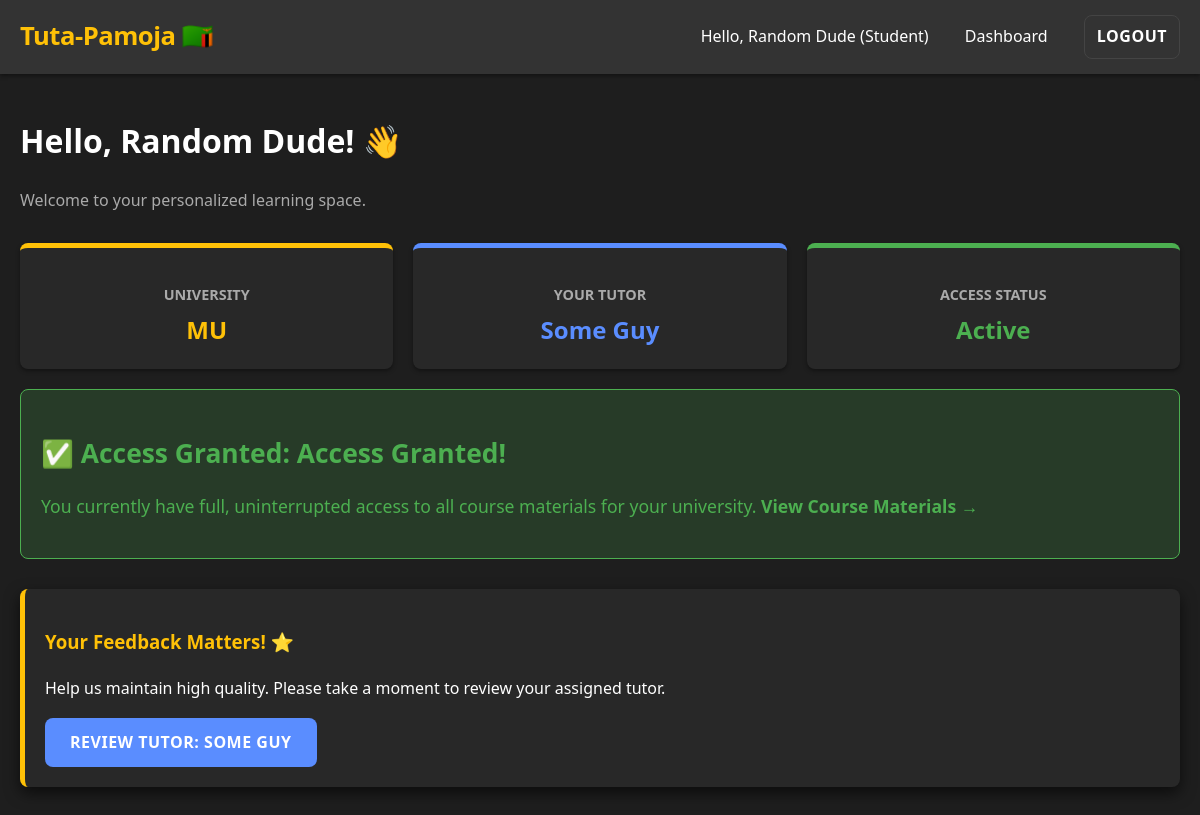
Screenshot of /student/dashboard (signed in) with the database file from the repository.
### models.py (models this page shows, shortened)
class User(UserMixin, db.Model):
    __tablename__ = 'Users'
    id = db.Column(db.Integer, primary_key=True)
    username = db.Column(db.String(80), unique=True, nullable=False)
    password_hash = db.Column(db.String(128), nullable=False)
    email = db.Column(db.String(120), unique=True)
    full_name = db.Column(db.String(120), nullable=False)
    role = db.Column(db.String(20), nullable=False) # 'Admin', 'Tutor', or 'Student'
    tutor_id = db.Column(db.Integer, db.ForeignKey('Users.id')) # Student's assigned Tutor (Requirement 1.3.5)
    university_id = db.Column(db.Integer, db.ForeignKey('Universities.id')) # Student's university (Requirement 1.2.1)
    university = db.relationship('University', backref='students', lazy=True)
    is_approved = db.Column(db.Boolean, nullable=False, default=False)
    is_paid_current_month = db.Column(db.Boolean, nullable=False, default=False)
    created_at = db.Column(db.DateTime, default=datetime.utcnow)
    students_assigned = db.relationship('User', foreign_keys=[tutor_id], backref=db.backref('assigned_tutor', remote_side=[id]), lazy='dynamic')
    payments_made = db.relationship('Payment', foreign_keys='Payment.student_id', backref='student', lazy='dynamic')
    payments_received = db.relationship('Payment', foreign_keys='Payment.tutor_id', backref='tutor', lazy='dynamic')
    reviews_given = db.relationship('TutorReview', foreign_keys='TutorReview.student_id', backref='reviewer', lazy='dynamic')
    reviews_received = db.relationship('TutorReview', foreign_keys='TutorReview.tutor_id', backref='tutor_profile', lazy='dynamic')
    uploaded_documents = db.relationship('Document', backref='uploader_tutor', lazy='dynamic')
    def is_content_authorized(self):
        if self.role == ROLES['Student']:
            return self.is_approved and self.is_paid_current_month
        return True # Tutors/Admins always have access for their roles

class University(db.Model, UserMixin):
    __tablename__ = 'Universities'
    id = db.Column(db.Integer, primary_key=True)
    name = db.Column(db.String(80), unique=True, nullable=False)
    categories = db.relationship('Category', backref='university', lazy=True)

### main_routes.py (the view)
@main.route('/student/dashboard')
@login_required
def student_dashboard():
    if current_user.role != ROLES['Student']:
        flash('Access denied.', 'danger')
        return redirect(url_for('main.index'))
    access_status = "Access Granted!" if current_user.is_content_authorized() else "Pending Tutor Approval/Payment."
    return render_template('student_dashboard.html', access_status=access_status)

### templates/student_dashboard.html (shortened to what this page needs)
{% extends "base.html" %}
{% block content %}
    <h1>Hello, {{ current_user.full_name }}! 👋</h1>
    <p style="color: var(--color-text-secondary); margin-bottom: 30px;">
        Welcome to your personalized learning space.
    </p>
    <div class="stat-grid">
        <div class="stat-card" style="border-top-color: var(--color-accent);">
            <h3>University</h3>
            <span class="value" style="font-size: 1.5rem; color: var(--color-accent);">{{ current_user.university.name }}</span>
        </div>
        <div class="stat-card" style="border-top-color: var(--color-primary);">
            <h3>Your Tutor</h3>
            <span class="value" style="font-size: 1.5rem;">
                {{ current_user.assigned_tutor.full_name if current_user.assigned_tutor else "N/A" }}
            </span>
        </div>
        <div class="stat-card" style="border-top-color: {{ 'var(--color-success)' if current_user.is_approved and current_user.is_paid_current_month else 'var(--color-danger)' }};">
            <h3>Access Status</h3>
            <span class="value" style="font-size: 1.5rem; color: {{ 'var(--color-success)' if current_user.is_approved and current_user.is_paid_current_month else 'var(--color-danger)' }};">
                {{ 'Active' if current_user.is_approved and current_user.is_paid_current_month else 'Pending' }}
            </span>
        </div>
    </div>
    {% if current_user.is_approved and current_user.is_paid_current_month %}
        <div class="flash success" style="padding: 20px; font-size: 1.1em;">
            <h2 style="color: var(--color-success); margin-bottom: 10px;">
                ✅ Access Granted: {{ access_status }}
            </h2>
            <p>You currently have full, uninterrupted access to all course materials for your university.
                <a href="#" style="color: var(--color-success); font-weight: bold;">View Course Materials →</a>
            </p>
        </div>
    {% endif %}
    {% if current_user.assigned_tutor and not current_user.has_reviewed_tutor %}
        <div class="card interactive" style="border-left: 5px solid var(--color-accent); margin-top: 30px;">
            <h3 style="color: var(--color-accent);">Your Feedback Matters! ⭐</h3>
            <p>Help us maintain high quality. Please take a moment to review your assigned tutor.</p>
            <a href="{{ url_for('main.review_tutor', tutor_id=current_user.assigned_tutor.id) }}" class="btn btn-primary">
                Review Tutor: {{ current_user.assigned_tutor.full_name }}
            </a>
        </div>
    {% endif %}
{% endblock %}

### templates/base.html (shortened to what this page needs)
<!DOCTYPE html>
<html lang="en">
<head>
    <link rel="stylesheet" href="{{ url_for('static', filename='css/style.css') }}">
</head>
<body>
    <div class="navbar">
        <a href="{{ url_for('main.index') }}" class="logo">Tuta-Pamoja 🇿🇲</a>
        <div class="nav-links">
            {% if current_user.is_authenticated %}
                <span class="user-status">Hello, {{ current_user.full_name }} ({{ current_user.role }})</span>
                {% if current_user.role == 'Admin' %}
                    <a href="{{ url_for('admin.dashboard') }}">Dashboard</a>
                {% elif current_user.role == 'Tutor' %}
                    <a href="{{ url_for('tutor.dashboard') }}">Dashboard</a>
                {% else %}
                    <a href="{{ url_for('main.student_dashboard') }}">Dashboard</a>
                {% endif %}
                <a href="{{ url_for('main.logout') }}" class="btn btn-secondary">Logout</a>
            {% else %}
                <a href="{{ url_for('main.login') }}">Login</a>
                <a href="{{ url_for('main.register_choice') }}" class="btn btn-primary">Register</a>
            {% endif %}
        </div>
    </div>
    <div class="content main-content">
        {% block content %}{% endblock %}
    </div>
    </body>
</html>

### static/css/style.css (style rules this page uses)
:root { --color-primary: #5A8DFF; --color-primary-dark: #4B7AD6; --color-accent: #FFC107; --color-bg-dark: #1e1e1e; --color-surface-card: #282828; --color-surface-alt: #333333; --color-border: #444444; --color-text-main: #FFFFFF; --color-text-secondary: #AAAAAA; --color-success: #4CAF50; --color-danger: #F44336; --color-info: #00C4FF; --spacing-base: 20px; --border-radius: 8px; --box-shadow-z1: 0 2px 4px rgba(0, 0, 0, 0.4); --box-shadow-z2: 0 6px 15px rgba(0, 0, 0, 0.6); --transition-speed: 0.3s; }
* { box-sizing: border-box; }
body { font-family: 'Segoe UI', Roboto, Helvetica, Arial, sans-serif; margin: 0; padding: 0; background-color: var(--color-bg-dark); color: var(--color-text-main); line-height: 1.6; min-height: 100vh; }
a { color: var(--color-primary); text-decoration: none; transition: color var(--transition-speed); }
h1, h2, h3, h4 { color: var(--color-text-main); font-weight: 600; }
.navbar { background-color: var(--color-surface-alt); padding: 15px var(--spacing-base); display: flex; justify-content: space-between; align-items: center; box-shadow: var(--box-shadow-z1); z-index: 100; position: sticky; top: 0; }
.navbar .logo { font-size: 1.6rem; font-weight: 800; color: var(--color-accent); letter-spacing: -0.5px; }
.nav-links a { margin-left: var(--spacing-base); padding: 8px 12px; border-radius: var(--border-radius); color: var(--color-text-main); transition: background-color var(--transition-speed); }
.main-content { flex-grow: 1; padding: var(--spacing-base); animation: fadeIn var(--transition-speed) ease-out; }
.card { background-color: var(--color-surface-card); padding: var(--spacing-base); border-radius: var(--border-radius); box-shadow: var(--box-shadow-z2); margin-bottom: var(--spacing-base); transition: transform 0.2s ease-in-out, box-shadow 0.2s ease-in-out; }
.btn { display: inline-block; padding: 12px 25px; border: none; border-radius: var(--border-radius); cursor: pointer; font-weight: 600; text-align: center; transition: all 0.2s ease-in-out; text-transform: uppercase; letter-spacing: 0.5px; }
.btn-primary, input[type="submit"] { background-color: var(--color-primary); color: var(--color-text-main); }
.btn-secondary { background-color: var(--color-surface-alt); color: var(--color-text-main); border: 1px solid var(--color-border); }
.flash { padding: 15px; margin-bottom: var(--spacing-base); border-radius: var(--border-radius); font-weight: 500; animation: slideDown var(--transition-speed) ease-out; }
.flash.success { background-color: rgba(76, 175, 80, 0.2); color: var(--color-success); border: 1px solid var(--color-success); }
.stat-grid { display: grid; grid-template-columns: repeat(auto-fit, minmax(200px, 1fr)); gap: var(--spacing-base); margin-bottom: var(--spacing-base); }
.stat-card { padding: var(--spacing-base); border-radius: var(--border-radius); background-color: var(--color-surface-card); box-shadow: var(--box-shadow-z1); text-align: center; border-top: 5px solid var(--color-primary); }
.stat-card h3 { color: var(--color-text-secondary); font-size: 0.9em; margin-bottom: 5px; text-transform: uppercase; }
.stat-card .value { font-size: 2.5rem; font-weight: 700; color: var(--color-primary); transition: color 0.2s; }

### rows the page displays
User: full_name "Random Dude", role "Student", is_approved+is_paid_current_month "Active"
University: university.name "MU"
User: assigned_tutor "Some Guy", assigned_tutor.full_name "SOME GUY"

### other values shown
{{ access_status }} "Access Granted!"
